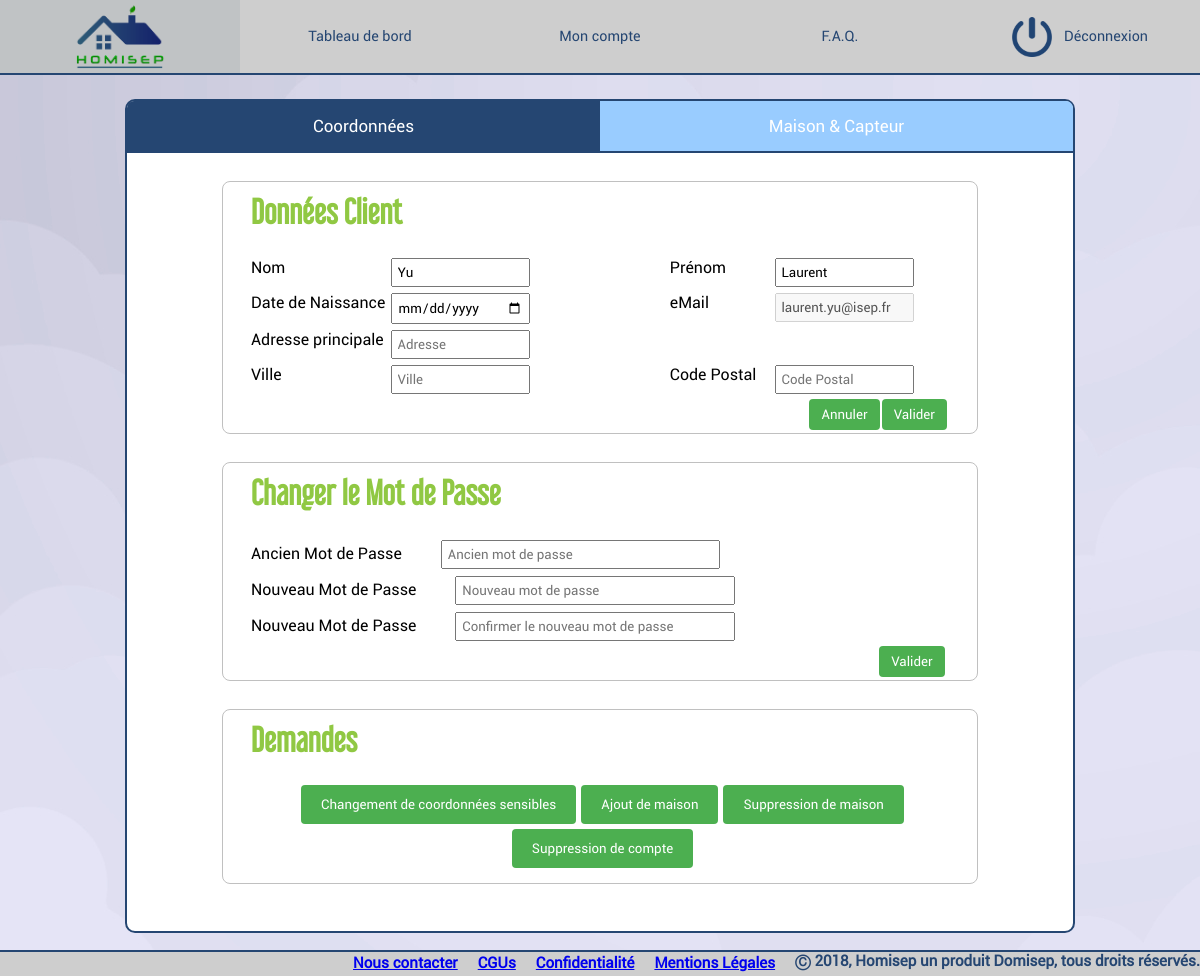
Screenshot of /MVC/index.php?control=relationClient&action=afficheGestionCompte (signed in) with the database file from the repository.
### tables this page shows
CREATE TABLE `client` (
  `idClient` int(11) NOT NULL,
  `nom` varchar(255) DEFAULT NULL,
  `prenom` varchar(255) DEFAULT NULL,
  `adresse` varchar(255) DEFAULT NULL,
  `ville` varchar(255) DEFAULT NULL,
  `codePostal` int(5) DEFAULT NULL,
  `mail` varchar(255) NOT NULL,
  `passe` varchar(255) NOT NULL,
  `dateNaissance` date DEFAULT NULL,
  `dateCreation` date DEFAULT NULL
);

### MVC/controller/relationClient.php (called while the page is built, shortened)
<?php
  function afficheGestionCompte(){
    $donnees = recupDonneesClient();
    require("./view/gestionMaisonPieceCapteur.php");
  }
  function recupDonneesClient(){
    require('./model/donneesClient.php');
    return recupererDonneesClient();
  }
?>

### MVC/model/donneesClient.php (called while the page is built, shortened)
<?php
  function recupererDonneesClient(){
  	require('./model/config.php');
    require('./model/classes/client.php');
    try {
      $id = $_SESSION['id'];
      $query = $database -> prepare('SELECT * FROM client WHERE idClient = ?');
      $query -> bindParam(1, $id);
      $query -> execute();
      $res = $query->fetchAll(PDO::FETCH_CLASS, 'Client');
      return $res[0];
    }
    catch(PDOException $Exception) {
      return false;
    }
  }
?>

### MVC/model/classes/client.php (called while the page is built, shortened)
<?php
  class Client{
    private $nom;
    private $prenom;
    private $adresse;
    private $ville;
    private $codePostal;
    private $mail;
    private $dateNaissance;
    public function getNom(){
      return $this->nom;
    }
    public function getPrenom(){
      return $this->prenom;
    }
    public function getAdresse(){
        return $this->adresse;
    }
    public function getVille(){
        return $this->ville;
    }
    public function getCodePostal(){
        return $this->codePostal;
    }
    public function getMail(){
      return $this->mail;
    }
    public function getDateNaissance()    {
      return $this->dateNaissance;
    }
  }
?>

### MVC/view/gestionMaisonPieceCapteur.php (the view, shortened to what this page needs)
<!DOCTYPE html>
<div class="tabcontainer">
    <div class="tablist">
        <a class="tablink defaultOpen" id="tabpage-Coordonnees">Coordonnées</a>
        <a class="tablink" id="tabpage-MaisonCapteur">Maison & Capteur</a>
    </div>
    <div class="tabcontent">
        <div class="tabpage" id="tabpage-Coordonnees">
            <div class="dataUser-container container1" >
                <h1 class="title">Données Client</h1>
                <form action="index.php?control=relationClient&action=actualiserDonneesClient" method="post">
                    <div class="row">
                        <div class="col-1">
                            <label for="lname">Nom</label>
                        </div>
                        <div class="col-2">
                            <input type="text" id="lname" name="lastname" placeholder="Nom"<?php if(null!==($donnees->getNom())){?>value="<?php echo $donnees->getNom()?><?php } ?>">
                        </div>
                        <div class="col-3">
                            <label for="fname">Prénom</label>
                        </div>
                        <div class="col-4">
                            <input type="text" id="fname" name="firstname" placeholder="Prénom"<?php if(null!==($donnees->getPrenom())){?>value="<?php echo $donnees->getPrenom()?><?php } ?>">
                        </div>
                    </div>
                    <div class="row">
                        <div class="col-1">
                            <label for="date">Date de Naissance</label>
                        </div>
                        <div class="col-2">
                            <input type="date" id="bdate" name="bdate" placeholder="Date de Naissance"<?php if(null!==($donnees->getDateNaissance())){?>value="<?php echo $donnees->getDateNaissance()?><?php } ?>">
                        </div>
                        <div class="col-3">
                            <label for="eMail">eMail</label>
                        </div>
                        <div class="col-4">
                            <input type="text" id="mail" name="email" placeholder="eMail"<?php if(null!==($donnees->getMail())){?>value="<?php echo $donnees->getMail()?><?php } ?>" disabled>
                        </div>
                    </div>
                    <div class="row">
                        <div class="col-1">
                            <label for="adress">Adresse principale</label>
                        </div>
                        <div class="col-2">
                            <input type="text" id="adress" name="adress" placeholder="Adresse"<?php if(null!==($donnees->getAdresse())){?>value="<?php echo $donnees->getAdresse()?><?php } ?>">
                        </div>
                    </div>
                    <div class="row">
                        <div class="col-1">
                            <label for="ville">Ville</label>
                        </div>
                        <div class="col-2">
                            <input type="text" id="ville" name="ville" placeholder="Ville"<?php if(null!==($donnees->getVille())){?>value="<?php echo $donnees->getVille()?><?php } ?>">
                        </div>
                        <div class="col-3">
                            <label for="postal">Code Postal</label>
                        </div>
                        <div class="col-4">
                            <input type="text" id="postal" name="postal" placeholder="Code Postal"<?php if(null!==($donnees->getCodePostal())){?>value="<?php echo $donnees->getCodePostal()?><?php } ?>">
                        </div>
                    </div>
                    <div class="row">
                        <button class="bouton1" type="submit">Valider</button>
                        <button class="bouton1" type="reset">Annuler</button>
                    </div>
                </div>
                <div class="dataUser-container container2">
                    <h1 class="title">Changer le Mot de Passe</h1>
                    <form onsubmit="vaildate(event);">
                        <label class="entry" for="currentpsw">Ancien Mot de Passe</label>
                        <input  type="text" id="cpsw" name="currentpsw" placeholder="Ancien mot de passe"> <br/>
                        <label class="entry" for="newpsw">Nouveau Mot de Passe</label>
                        <input  type="text" id="pass" name="npsw" placeholder="Nouveau mot de passe"> <br/>
                        <label class="entry" for="newpsw">Nouveau Mot de Passe</label>
                        <input  type="text" id="confirm_pass" name="confirm_psw" placeholder="Confirmer le nouveau mot de passe">
                        <button class="bouton3" type="submit">Valider</button> <br/>
                    </form>
                </div>
                <div class="dataUser-container container3">
                    <h1 class="title">Demandes</h1>
                    <div id="actionsRapides">
                        <button class="bouton2">Changement de coordonnées sensibles</button>
                        <button class="bouton2">Ajout de maison</button>
                        <button class="bouton2">Suppression de maison</button>
                        <button class="bouton2">Suppression de compte</button>
                    </div>
                </div>
            </div>
        </div>
    </div>
    <?php require("./view/templateUtilisateur.php"); ?>

### MVC/view/css/basic_rules.css (style rules this page uses)
:root { --font-text: Roboto; --font-title: Libel Suit; --color-lightgrey: #CECECE; --color-lightgrey2: #DCDCDC; --color-grey: #C0C3C5; --color-darkgrey: #464B4E; --color-green: #90c843; --color-darkgreen: #0B9709; --color-blue: #99CCFF; --color-darkblue: #254672; }
html { height: 100%; }
body { margin: 0; min-height: 100%; position: relative; background-image: url("../img/fond.jpg"); background-repeat: no-repeat; background-size: 100%; background-attachment:fixed; object-fit: cover; }
* { font-family: var(--font-text); }
h1, h2, h3, h4, h5, h6 { font-family: var(--font-title); color: var(--color-green); }
button:not(:disabled) { cursor: pointer; }
@media only screen and (max-width: 1900px) { body { background-size:auto; background-width:100%; } }

### MVC/view/css/styleMenuUtil.css (style rules this page uses)
body { margin : 0; }

### MVC/view/css/styleOnglet.css (style rules this page uses)
:root { --tab-border: var(--color-darkblue); --tab-bg: var(--color-blue); --tab-bg-active: var(--color-darkblue); }
.tabcontainer { margin: 5px; border: 2px solid var(--tab-border); border-radius: 10px; background-color: white; }
.tablink:first-child { border-radius: 7px 0 0 0; }
.tablist { display: flex; height: 50px; }
.tablink { background-color: var(--tab-bg); color: white; cursor: pointer; display: flex; text-align: center; align-items: center; justify-content: center; flex: 1; font-size: 17px; }
.tablink.active { background-color: var(--tab-bg-active); }
.tablink:last-child { border: none; border-radius: 0 7px 0 0; }
.tabcontent { border-top: 2px solid var(--tab-border); }
.tabpage { color: black; display: none; padding: 0; }

### MVC/view/css/styleGCU.css (style rules this page uses)
* { box-sizing: border-box; margin : 0 0 0 0; padding : 0 0 0 0; }
input { width: 100%; padding: 5px; }
.container2 input { width: 40%; margin-left: 5%; margin-top: 1% }
.entry { margin-top: 2px; }
label { display: inline-block; }
.title { margin-bottom: 3%; }
.bouton1 { background-color: #4CAF50; color: white; padding: 8px 12px; border-radius: 4px; border: none; cursor: pointer; float: right; margin-top: 5px; margin-right: 2px; margin-bottom: 3px }
.bouton2 { background-color: #4CAF50; color: white; padding: 12px 20px; border-radius: 4px; border: none; cursor: pointer; margin-left: 5px; margin-top: 5px; }
.bouton3 { background-color: #4CAF50; color: white; padding: 8px 12px; border-radius: 4px; border: none; cursor: pointer; margin-left: 90%; margin-top: 5px; margin-bottom: 3px; }
#actionsRapides { width: 100%; display: flex; flex-wrap: wrap; flex-direction: row; align-items: center; justify-content: center; margin-bottom: 15px; }
.dataUser-container { border: #C0C0C0 solid 1px; margin-top: 3%; width: 80%; margin-left: 10%; padding-left: 3%; padding-right: 3%; padding-top: 1%; border-radius: 8px; }
.container3 { width: 80%; margin-left: 10%; padding-left: 3%; padding-right: 3%; margin-bottom: 5%; }
.col-1 { float: left; width: 20%; margin-top: 6px; }
.col-2 { float: left; width: 20%; margin-top: 6px; }
.col-3 { float: left; margin-left: 20%; width: 15%; margin-top: 6px; }
.col-4 { float: left; width: 20%; margin-top: 6px; }
.row:after { content: ""; display: table; clear: both; }

### rows the page displays
client: lastname "Yu", firstname "Laurent", email "laurent.yu@isep.fr"
